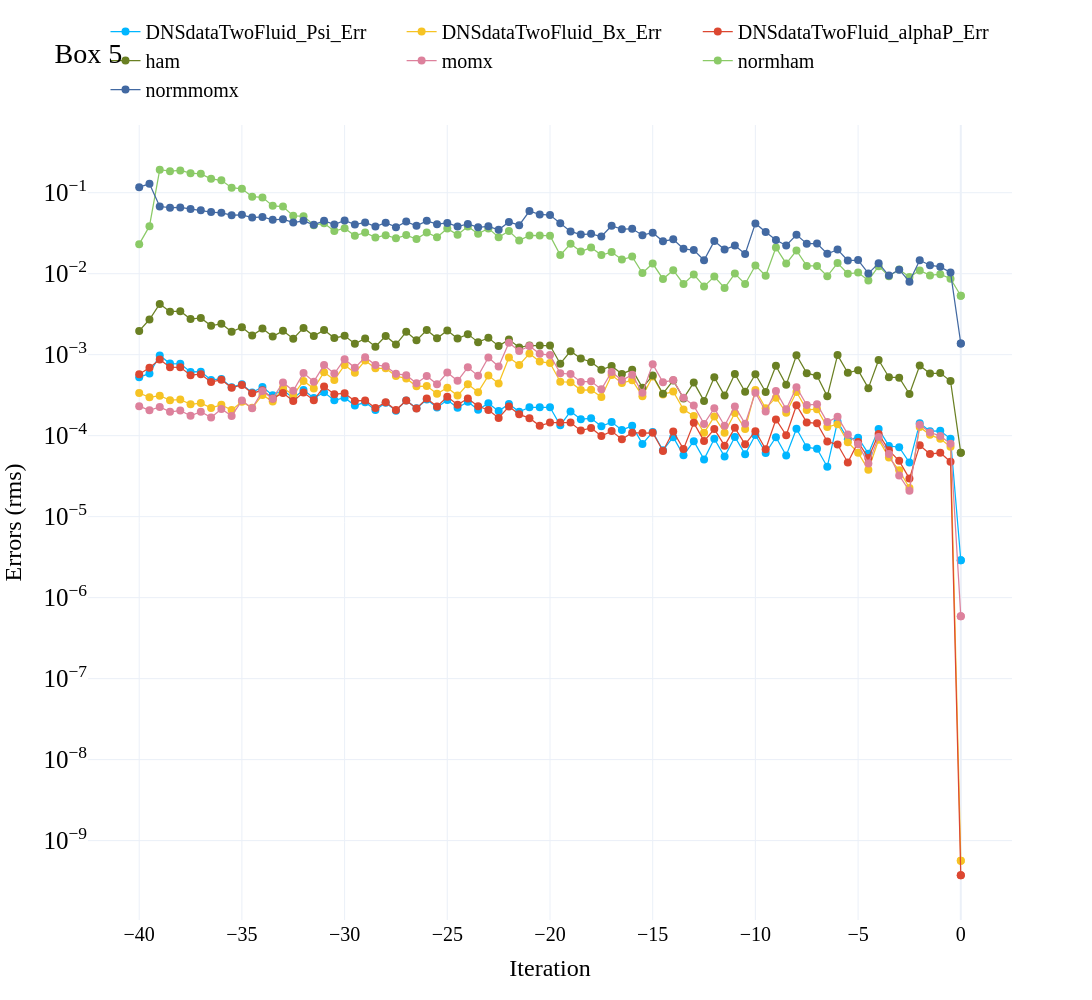

Write notebook code for a chart like this one.
### Markdown cell above
It is sufficient to check these in box 5 (which is one of the boxes fitted to the first star's surface) and box 0 (which is the first star's center). Box 5 is the more challenging of the two.

### Code cell
plot_single_res_0D_fields(top_path, quantities, box='5')
